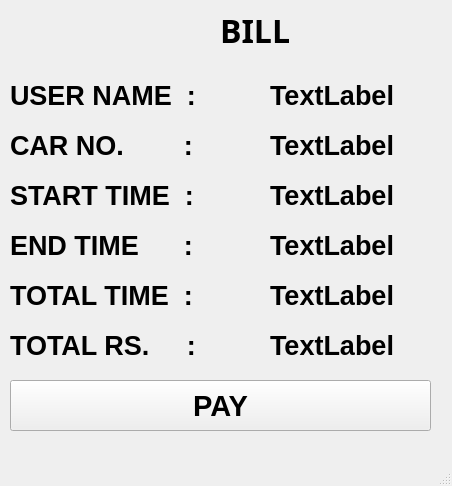
<?xml version="1.0" encoding="UTF-8"?>
<ui version="4.0">
 <class>MainWindow</class>
 <widget class="QMainWindow" name="MainWindow">
  <property name="geometry">
   <rect>
    <x>0</x>
    <y>0</y>
    <width>452</width>
    <height>486</height>
   </rect>
  </property>
  <property name="windowTitle">
   <string>MainWindow</string>
  </property>
  <widget class="QWidget" name="centralwidget">
   <widget class="QLabel" name="label">
    <property name="geometry">
     <rect>
      <x>220</x>
      <y>10</y>
      <width>101</width>
      <height>41</height>
     </rect>
    </property>
    <property name="font">
     <font>
      <family>Mangal</family>
      <pointsize>24</pointsize>
      <weight>75</weight>
      <bold>true</bold>
     </font>
    </property>
    <property name="text">
     <string>BILL </string>
    </property>
   </widget>
   <widget class="QLabel" name="label_2">
    <property name="geometry">
     <rect>
      <x>10</x>
      <y>80</y>
      <width>451</width>
      <height>31</height>
     </rect>
    </property>
    <property name="font">
     <font>
      <pointsize>20</pointsize>
      <weight>75</weight>
      <bold>true</bold>
     </font>
    </property>
    <property name="text">
     <string>USER NAME  :</string>
    </property>
   </widget>
   <widget class="QLabel" name="label_3">
    <property name="geometry">
     <rect>
      <x>270</x>
      <y>80</y>
      <width>211</width>
      <height>31</height>
     </rect>
    </property>
    <property name="font">
     <font>
      <pointsize>20</pointsize>
      <weight>75</weight>
      <bold>true</bold>
     </font>
    </property>
    <property name="text">
     <string>TextLabel</string>
    </property>
   </widget>
   <widget class="QLabel" name="label_4">
    <property name="geometry">
     <rect>
      <x>10</x>
      <y>130</y>
      <width>231</width>
      <height>31</height>
     </rect>
    </property>
    <property name="font">
     <font>
      <pointsize>20</pointsize>
      <weight>75</weight>
      <bold>true</bold>
     </font>
    </property>
    <property name="text">
     <string>CAR NO.        :</string>
    </property>
   </widget>
   <widget class="QLabel" name="label_5">
    <property name="geometry">
     <rect>
      <x>270</x>
      <y>130</y>
      <width>171</width>
      <height>31</height>
     </rect>
    </property>
    <property name="font">
     <font>
      <pointsize>20</pointsize>
      <weight>75</weight>
      <bold>true</bold>
     </font>
    </property>
    <property name="text">
     <string>TextLabel</string>
    </property>
   </widget>
   <widget class="QLabel" name="label_6">
    <property name="geometry">
     <rect>
      <x>10</x>
      <y>180</y>
      <width>241</width>
      <height>31</height>
     </rect>
    </property>
    <property name="font">
     <font>
      <pointsize>20</pointsize>
      <weight>75</weight>
      <bold>true</bold>
     </font>
    </property>
    <property name="text">
     <string>START TIME  :</string>
    </property>
   </widget>
   <widget class="QLabel" name="label_7">
    <property name="geometry">
     <rect>
      <x>270</x>
      <y>180</y>
      <width>171</width>
      <height>31</height>
     </rect>
    </property>
    <property name="font">
     <font>
      <pointsize>20</pointsize>
      <weight>75</weight>
      <bold>true</bold>
     </font>
    </property>
    <property name="text">
     <string>TextLabel</string>
    </property>
   </widget>
   <widget class="QLabel" name="label_8">
    <property name="geometry">
     <rect>
      <x>10</x>
      <y>230</y>
      <width>241</width>
      <height>31</height>
     </rect>
    </property>
    <property name="font">
     <font>
      <pointsize>20</pointsize>
      <weight>75</weight>
      <bold>true</bold>
     </font>
    </property>
    <property name="text">
     <string>END TIME      :</string>
    </property>
   </widget>
   <widget class="QLabel" name="label_9">
    <property name="geometry">
     <rect>
      <x>270</x>
      <y>230</y>
      <width>171</width>
      <height>31</height>
     </rect>
    </property>
    <property name="font">
     <font>
      <pointsize>20</pointsize>
      <weight>75</weight>
      <bold>true</bold>
     </font>
    </property>
    <property name="text">
     <string>TextLabel</string>
    </property>
   </widget>
   <widget class="QLabel" name="label_10">
    <property name="geometry">
     <rect>
      <x>10</x>
      <y>280</y>
      <width>231</width>
      <height>31</height>
     </rect>
    </property>
    <property name="font">
     <font>
      <pointsize>20</pointsize>
      <weight>75</weight>
      <bold>true</bold>
     </font>
    </property>
    <property name="text">
     <string>TOTAL TIME  :</string>
    </property>
   </widget>
   <widget class="QLabel" name="label_11">
    <property name="geometry">
     <rect>
      <x>270</x>
      <y>280</y>
      <width>171</width>
      <height>31</height>
     </rect>
    </property>
    <property name="font">
     <font>
      <pointsize>20</pointsize>
      <weight>75</weight>
      <bold>true</bold>
     </font>
    </property>
    <property name="text">
     <string>TextLabel</string>
    </property>
   </widget>
   <widget class="QLabel" name="label_12">
    <property name="geometry">
     <rect>
      <x>10</x>
      <y>330</y>
      <width>231</width>
      <height>31</height>
     </rect>
    </property>
    <property name="font">
     <font>
      <pointsize>20</pointsize>
      <weight>75</weight>
      <bold>true</bold>
     </font>
    </property>
    <property name="text">
     <string>TOTAL RS.     :</string>
    </property>
   </widget>
   <widget class="QLabel" name="label_13">
    <property name="geometry">
     <rect>
      <x>270</x>
      <y>330</y>
      <width>171</width>
      <height>31</height>
     </rect>
    </property>
    <property name="font">
     <font>
      <pointsize>20</pointsize>
      <weight>75</weight>
      <bold>true</bold>
     </font>
    </property>
    <property name="text">
     <string>TextLabel</string>
    </property>
   </widget>
   <widget class="QPushButton" name="pushButton">
    <property name="geometry">
     <rect>
      <x>10</x>
      <y>380</y>
      <width>421</width>
      <height>51</height>
     </rect>
    </property>
    <property name="font">
     <font>
      <pointsize>22</pointsize>
      <weight>75</weight>
      <bold>true</bold>
     </font>
    </property>
    <property name="text">
     <string>PAY</string>
    </property>
   </widget>
  </widget>
  <widget class="QMenuBar" name="menubar">
   <property name="geometry">
    <rect>
     <x>0</x>
     <y>0</y>
     <width>452</width>
     <height>26</height>
    </rect>
   </property>
  </widget>
  <widget class="QStatusBar" name="statusbar"/>
 </widget>
 <resources/>
 <connections/>
</ui>
